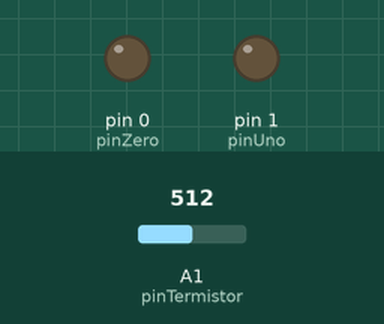
A sketch run on a simulated Arduino Uno, built with avr-gcc and run on an emulated ATmega328P. Parts: output pins drawn as LEDs (lit = HIGH). The inputs (shaded band) are chosen by the test bench; at power-on: A1 (pinTermistor) = 512.

Above: at 0.9 s.
At 3.0 s:
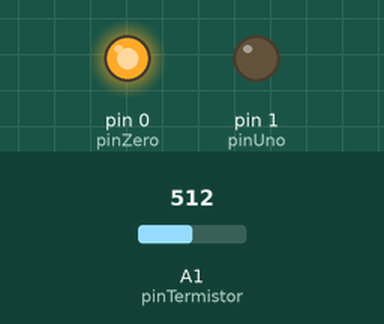
At 7.0 s:
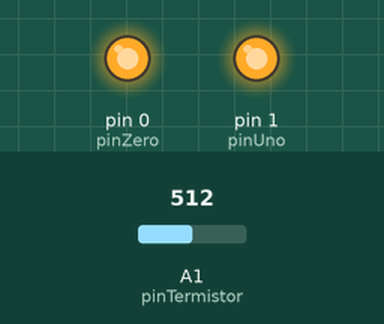
Timing chart, 0 to 9.8 s (numbered marks = the images above):
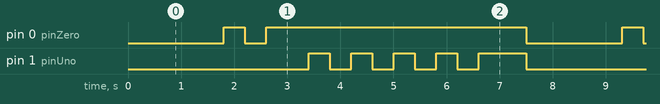

The sketch:

smallest-thermometer-firmware.ino
```cpp
#define pinZero 0
#define pinUno 1

// Conexão do termistor
const int pinTermistor = A1;

// Parâmetros do termistor
// page three of the B57421V2103 datasheet https://product.tdk.com/system/files/dam/doc/product/sensor/ntc/chip-ntc-thermistor/data_sheet/50/db/ntc/ntc_smd_standard_series_0805.pdf
const double beta = 3940.0;
const double r0 = 10000.0;
const double t0 = 273.0 + 25.0;
const double rx = r0 * exp(-beta/t0);

// Parâmetros do circuito
double vcc = 5.0;
const double R = 10000.0;

// Numero de amostras na leitura
const int nAmostras = 5;

int bitsresultados[6];
int passagem= 0;

// Variables used on this code
unsigned long time1;
unsigned long previousTime;
boolean enterFunction = true;
unsigned long time2;
unsigned long previousTime2;
boolean enterFunction2 = true;
//-----------------------

bool blinkingtens= false;
bool enteredtens= false;
int doubletens= 0;
bool blinkingunits = false;
bool enteredunit = false;
int doubleunit = 0;
int unit = 0;
int tens = 0;
bool waittime = true;
bool startedwait = false;
long elapsedtime;
int temperature;
float smoothntc = 0;
int digitoaentrar = 1;

class MovingAverage {
  private:
    int _numReadings;
    float *_readings;
    int _readIndex = 0;
    float _total = 0;
    int _startupCounter = 0;

  public:
    MovingAverage(int size) {
      _numReadings = size;
      _readings = new float[_numReadings];
      for (int i = 0; i < _numReadings; i++) _readings[i] = 0.0;
    }

    ~MovingAverage() {  // free memory
      delete[] _readings;
    }

    float update(float newValue) {
	    _startupCounter ++;
      _total -= _readings[_readIndex];
      _readings[_readIndex] = newValue;
      _total += newValue;

      _readIndex++;
      if (_readIndex >= _numReadings) _readIndex = 0;

      if(_startupCounter < _numReadings){
        return _total / _startupCounter;
      }else{
        return _total / _numReadings;
      }
    }
};

MovingAverage ntcAvg(15);

void setup() {

  //Serial.begin(9600);
  pinMode(pinZero, OUTPUT);
  pinMode(pinUno, OUTPUT);
}

void loop() {

  time1 = micros();
  time2 = micros();
  if (enterFunction == true) {
    previousTime = time1;
    passagem++;
    // Start your code below
    //-----------------------

    if(blinkingtens == true && blinkingunits == false){
      if(enteredtens == false){
        enteredtens = true;
        doubletens = 2 * tens;
        if(doubletens == 0){
          doubletens= 1;
        }
      }
      doubletens --;
      if(doubletens != 0){
        digitalWrite(pinZero, !digitalRead(pinZero));
      }else{
        blinkingunits = true;
        blinkingtens = false;
      }

    }else if(blinkingunits == true && blinkingtens == false){
      blinkingtens= false;
      if(enteredunit == false){
        enteredunit = true;
        doubleunit = 2 * unit;
        if(doubleunit == 0){
          doubleunit= 1;
        }
      }
      doubleunit --;
      if(doubleunit != 0){
        digitalWrite(pinUno, !digitalRead(pinUno));
      }else{
        waittime = true;
        blinkingunits = false;
        startedwait = true;
      }

    }else if(waittime == true){
      if(startedwait == true){
        digitalWrite(pinUno, LOW);
        digitalWrite(pinZero, LOW);
        startedwait = false;
        elapsedtime = millis();
      }
      if(millis() - elapsedtime > 998){
        waittime = false;
      }

    }else{
      blinkingtens= true;
      enteredtens = false;
      enteredunit = false;
    }


    //-----------------------
    // End of your code
  }

  if (enterFunction2 == true && waittime == true) { //Enter this function every xx milisseconds and IF LEDs are not blinking
    previousTime2 = time2;

    // Le o sensor algumas vezes
    int soma = 0;
    for (int i = 0; i < nAmostras; i++) {
      soma += analogRead(pinTermistor);
      delay (100);
    }

    double v = (vcc*soma)/(nAmostras*1024.0);
    double rt = (vcc*R)/v - R;

    double t = beta / log(rt/rx);
    t= t - 273;
    temperature = int(t);
    smoothntc = ntcAvg.update(temperature);

    if(smoothntc < 10){
      tens= 0;
      unit= smoothntc;
    }else if(smoothntc >= 10 && smoothntc < 20){
       tens= 1;
       unit= smoothntc - 10;
    }else if(smoothntc >= 20 && smoothntc < 30){
      tens= 2;
      unit= smoothntc - 20;
    }else if(smoothntc >= 30 && smoothntc < 40){
      tens= 3;
      unit= smoothntc - 30;
    }else if(smoothntc >= 40 && smoothntc < 50){
      tens= 4;
      unit= smoothntc - 40;
    }else{
      tens= 0;
      unit= 0;
    }
  }


  // The DELAY time is adjusted in the constant below >>
  if (time1 - previousTime < 399990) { // 1 million microsencods= 1 second delay
    /* I have actually used 0.999990 seconds, in a trial to compensate the time that
       this IF function takes to be executed. this is really a point that
       need improvement in my code */
    enterFunction = false;
  }
  else {
    enterFunction = true;
  }
  if (time2 - previousTime2 < 99990) { // 1 million microsencods= 1 second delay
    /* I have actually used 0.999990 seconds, in a trial to compensate the time that
       this IF function takes to be executed. this is really a point that
       need improvement in my code */
    enterFunction2 = false;
  }
  else {
    enterFunction2 = true;
  }

}
```

Measured:
- by itself, pin 0 (pinZero): repeats every 7.5 s: LOW 0.40 s, HIGH 4.9 s, LOW 1.8 s, HIGH 0.40 s
- by itself, pin 1 (pinUno): repeats every 7.5 s: 3 × (LOW 0.40 s, HIGH 0.40 s), LOW 0.40 s, HIGH 0.90 s, LOW 3.4 s, HIGH 0.40 s
- by itself, everything shown: repeats every 7.5 s, in 13 steps
